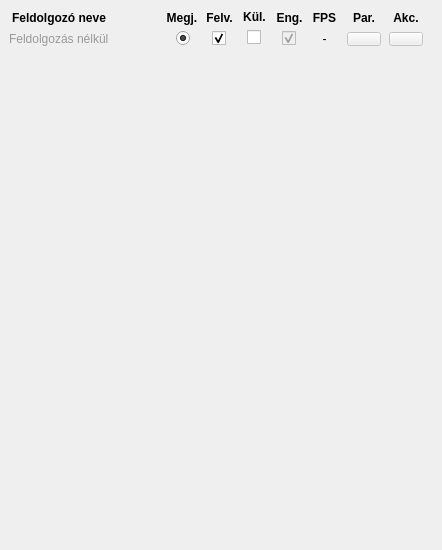
    <widget class="QWidget" name="processingTab">
     <attribute name="title">
      <string>Feldolgozás</string>
     </attribute>
     <widget class="QWidget" name="procWidget" native="true">
      <property name="enabled">
       <bool>true</bool>
      </property>
      <property name="geometry">
       <rect>
        <x>2</x>
        <y>10</y>
        <width>431</width>
        <height>531</height>
       </rect>
      </property>
      <property name="styleSheet">
       <string notr="true">font-size: 12px;
</string>
      </property>
      <widget class="QWidget" name="procRenderWidget" native="true">
       <property name="geometry">
        <rect>
         <x>162</x>
         <y>0</y>
         <width>36</width>
         <height>531</height>
        </rect>
       </property>
       <widget class="QWidget" name="verticalLayoutWidget">
        <property name="geometry">
         <rect>
          <x>0</x>
          <y>0</y>
          <width>36</width>
          <height>35</height>
         </rect>
        </property>
        <layout class="QVBoxLayout" name="renderRBlist">
         <property name="sizeConstraint">
          <enum>QLayout::SetMinimumSize</enum>
         </property>
         <item>
          <widget class="QLabel" name="procRenderLabel">
           <property name="maximumSize">
            <size>
             <width>95</width>
             <height>16777215</height>
            </size>
           </property>
           <property name="toolTip">
            <string>Megjelenítés bal oldalt</string>
           </property>
           <property name="styleSheet">
            <string notr="true">font-weight: bold;</string>
           </property>
           <property name="text">
            <string>Megj.</string>
           </property>
           <property name="alignment">
            <set>Qt::AlignCenter</set>
           </property>
          </widget>
         </item>
         <item>
          <widget class="QRadioButton" name="defProcRenderRB">
           <property name="styleSheet">
            <string notr="true">margin-left: 12px;</string>
           </property>
           <property name="text">
            <string/>
           </property>
           <property name="checked">
            <bool>true</bool>
           </property>
          </widget>
         </item>
        </layout>
       </widget>
      </widget>
      <widget class="QWidget" name="verticalLayoutWidget_2">
       <property name="geometry">
        <rect>
         <x>272</x>
         <y>0</y>
         <width>31</width>
         <height>35</height>
        </rect>
       </property>
       <layout class="QVBoxLayout" name="enableCBlist">
        <property name="sizeConstraint">
         <enum>QLayout::SetMinimumSize</enum>
        </property>
        <item>
         <widget class="QLabel" name="procEnabledLabel">
          <property name="maximumSize">
           <size>
            <width>60</width>
            <height>16777215</height>
           </size>
          </property>
          <property name="toolTip">
           <string>Engedélyezve</string>
          </property>
          <property name="styleSheet">
           <string notr="true">font-weight: bold;</string>
          </property>
          <property name="text">
           <string>Eng.</string>
          </property>
          <property name="alignment">
           <set>Qt::AlignCenter</set>
          </property>
         </widget>
        </item>
        <item>
         <widget class="QCheckBox" name="defProcEnabledCB">
          <property name="enabled">
           <bool>false</bool>
          </property>
          <property name="styleSheet">
           <string notr="true">margin-left: 8px;</string>
          </property>
          <property name="text">
           <string/>
          </property>
          <property name="checked">
           <bool>true</bool>
          </property>
         </widget>
        </item>
       </layout>
      </widget>
      <widget class="QWidget" name="verticalLayoutWidget_3">
       <property name="geometry">
        <rect>
         <x>7</x>
         <y>0</y>
         <width>151</width>
         <height>36</height>
        </rect>
       </property>
       <layout class="QVBoxLayout" name="pnameLabelList">
        <property name="sizeConstraint">
         <enum>QLayout::SetMinimumSize</enum>
        </property>
        <item>
         <widget class="QLabel" name="procNameLabel">
          <property name="styleSheet">
           <string notr="true">margin-right: 10px; font-weight: bold;</string>
          </property>
          <property name="text">
           <string>Feldolgozó neve </string>
          </property>
         </widget>
        </item>
        <item>
         <widget class="QLabel" name="defProcLabel">
          <property name="styleSheet">
           <string notr="true">color: #999999;</string>
          </property>
          <property name="text">
           <string>Feldolgozás nélkül</string>
          </property>
         </widget>
        </item>
       </layout>
      </widget>
      <widget class="QWidget" name="verticalLayoutWidget_5">
       <property name="geometry">
        <rect>
         <x>342</x>
         <y>0</y>
         <width>38</width>
         <height>36</height>
        </rect>
       </property>
       <layout class="QVBoxLayout" name="settingsList">
        <property name="sizeConstraint">
         <enum>QLayout::SetMinimumSize</enum>
        </property>
        <item>
         <widget class="QLabel" name="procSettingsLabel">
          <property name="maximumSize">
           <size>
            <width>60</width>
            <height>16</height>
           </size>
          </property>
          <property name="toolTip">
           <string>Paraméterek</string>
          </property>
          <property name="styleSheet">
           <string notr="true">font-weight: bold;</string>
          </property>
          <property name="text">
           <string>Par.</string>
          </property>
          <property name="alignment">
           <set>Qt::AlignCenter</set>
          </property>
         </widget>
        </item>
        <item>
         <widget class="QPushButton" name="defProcSettingsBtn">
          <property name="enabled">
           <bool>false</bool>
          </property>
          <property name="maximumSize">
           <size>
            <width>45</width>
            <height>14</height>
           </size>
          </property>
          <property name="styleSheet">
           <string notr="true">margin-left: 3px; margin-right: 3px;</string>
          </property>
          <property name="text">
           <string/>
          </property>
         </widget>
        </item>
       </layout>
      </widget>
      <widget class="QWidget" name="verticalLayoutWidget_6">
       <property name="geometry">
        <rect>
         <x>307</x>
         <y>0</y>
         <width>31</width>
         <height>36</height>
        </rect>
       </property>
       <layout class="QVBoxLayout" name="fpsLabelList">
        <property name="sizeConstraint">
         <enum>QLayout::SetMinimumSize</enum>
        </property>
        <item>
         <widget class="QLabel" name="procFpsLabel">
          <property name="maximumSize">
           <size>
            <width>60</width>
            <height>16777215</height>
           </size>
          </property>
          <property name="toolTip">
           <string>Engedélyezve</string>
          </property>
          <property name="styleSheet">
           <string notr="true">font-weight: bold;</string>
          </property>
          <property name="text">
           <string>FPS</string>
          </property>
          <property name="alignment">
           <set>Qt::AlignCenter</set>
          </property>
         </widget>
        </item>
        <item>
         <widget class="QLabel" name="defProcFpsLabel">
          <property name="text">
           <string>-</string>
          </property>
          <property name="alignment">
           <set>Qt::AlignCenter</set>
          </property>
         </widget>
        </item>
       </layout>
      </widget>
      <widget class="QWidget" name="verticalLayoutWidget_7">
       <property name="geometry">
        <rect>
         <x>237</x>
         <y>0</y>
         <width>31</width>
         <height>35</height>
        </rect>
       </property>
       <layout class="QVBoxLayout" name="detachedCBList">
        <property name="sizeConstraint">
         <enum>QLayout::SetMinimumSize</enum>
        </property>
        <item>
         <widget class="QLabel" name="procDetachLabel">
          <property name="maximumSize">
           <size>
            <width>95</width>
            <height>14</height>
           </size>
          </property>
          <property name="toolTip">
           <string>Külön ablakban</string>
          </property>
          <property name="styleSheet">
           <string notr="true">font-weight: bold;</string>
          </property>
          <property name="text">
           <string>Kül.</string>
          </property>
          <property name="alignment">
           <set>Qt::AlignCenter</set>
          </property>
         </widget>
        </item>
        <item>
         <widget class="QCheckBox" name="defProcDetachCB">
          <property name="enabled">
           <bool>true</bool>
          </property>
          <property name="sizePolicy">
           <sizepolicy hsizetype="Minimum" vsizetype="Minimum">
            <horstretch>0</horstretch>
            <verstretch>0</verstretch>
           </sizepolicy>
          </property>
          <property name="maximumSize">
           <size>
            <width>50</width>
            <height>14</height>
           </size>
          </property>
          <property name="styleSheet">
           <string notr="true">margin-left: 8px;</string>
          </property>
          <property name="text">
           <string/>
          </property>
         </widget>
        </item>
       </layout>
      </widget>
      <widget class="QWidget" name="verticalLayoutWidget_4">
       <property name="geometry">
        <rect>
         <x>202</x>
         <y>0</y>
         <width>31</width>
         <height>35</height>
        </rect>
       </property>
       <layout class="QVBoxLayout" name="recordCBlist">
        <property name="sizeConstraint">
         <enum>QLayout::SetMinimumSize</enum>
        </property>
        <item>
         <widget class="QLabel" name="procRecordLabel">
          <property name="maximumSize">
           <size>
            <width>68</width>
            <height>16777215</height>
           </size>
          </property>
          <property name="toolTip">
           <string>Felvétel</string>
          </property>
          <property name="styleSheet">
           <string notr="true">font-weight: bold;</string>
          </property>
          <property name="text">
           <string>Felv.</string>
          </property>
          <property name="alignment">
           <set>Qt::AlignCenter</set>
          </property>
         </widget>
        </item>
        <item>
         <widget class="QCheckBox" name="defProcRecordCB">
          <property name="enabled">
           <bool>true</bool>
          </property>
          <property name="sizePolicy">
           <sizepolicy hsizetype="Minimum" vsizetype="Minimum">
            <horstretch>0</horstretch>
            <verstretch>0</verstretch>
           </sizepolicy>
          </property>
          <property name="maximumSize">
           <size>
            <width>50</width>
            <height>14</height>
           </size>
          </property>
          <property name="styleSheet">
           <string notr="true">margin-left: 8px;</string>
          </property>
          <property name="text">
           <string/>
          </property>
          <property name="checked">
           <bool>true</bool>
          </property>
         </widget>
        </item>
       </layout>
      </widget>
      <widget class="QWidget" name="verticalLayoutWidget_8">
       <property name="geometry">
        <rect>
         <x>384</x>
         <y>0</y>
         <width>38</width>
         <height>36</height>
        </rect>
       </property>
       <layout class="QVBoxLayout" name="actionsList">
        <property name="sizeConstraint">
         <enum>QLayout::SetMinimumSize</enum>
        </property>
        <item>
         <widget class="QLabel" name="procActionsLabel">
          <property name="maximumSize">
           <size>
            <width>60</width>
            <height>16</height>
           </size>
          </property>
          <property name="toolTip">
           <string>Akciók</string>
          </property>
          <property name="styleSheet">
           <string notr="true">font-weight: bold; </string>
          </property>
          <property name="text">
           <string>Akc.</string>
          </property>
          <property name="alignment">
           <set>Qt::AlignCenter</set>
          </property>
         </widget>
        </item>
        <item>
         <widget class="QPushButton" name="defProcActionsBtn">
          <property name="enabled">
           <bool>false</bool>
          </property>
          <property name="maximumSize">
           <size>
            <width>45</width>
            <height>14</height>
           </size>
          </property>
          <property name="styleSheet">
           <string notr="true">margin-left: 3px; margin-right: 3px;</string>
          </property>
          <property name="text">
           <string/>
          </property>
         </widget>
        </item>
       </layout>
      </widget>
     </widget>
    </widget>
